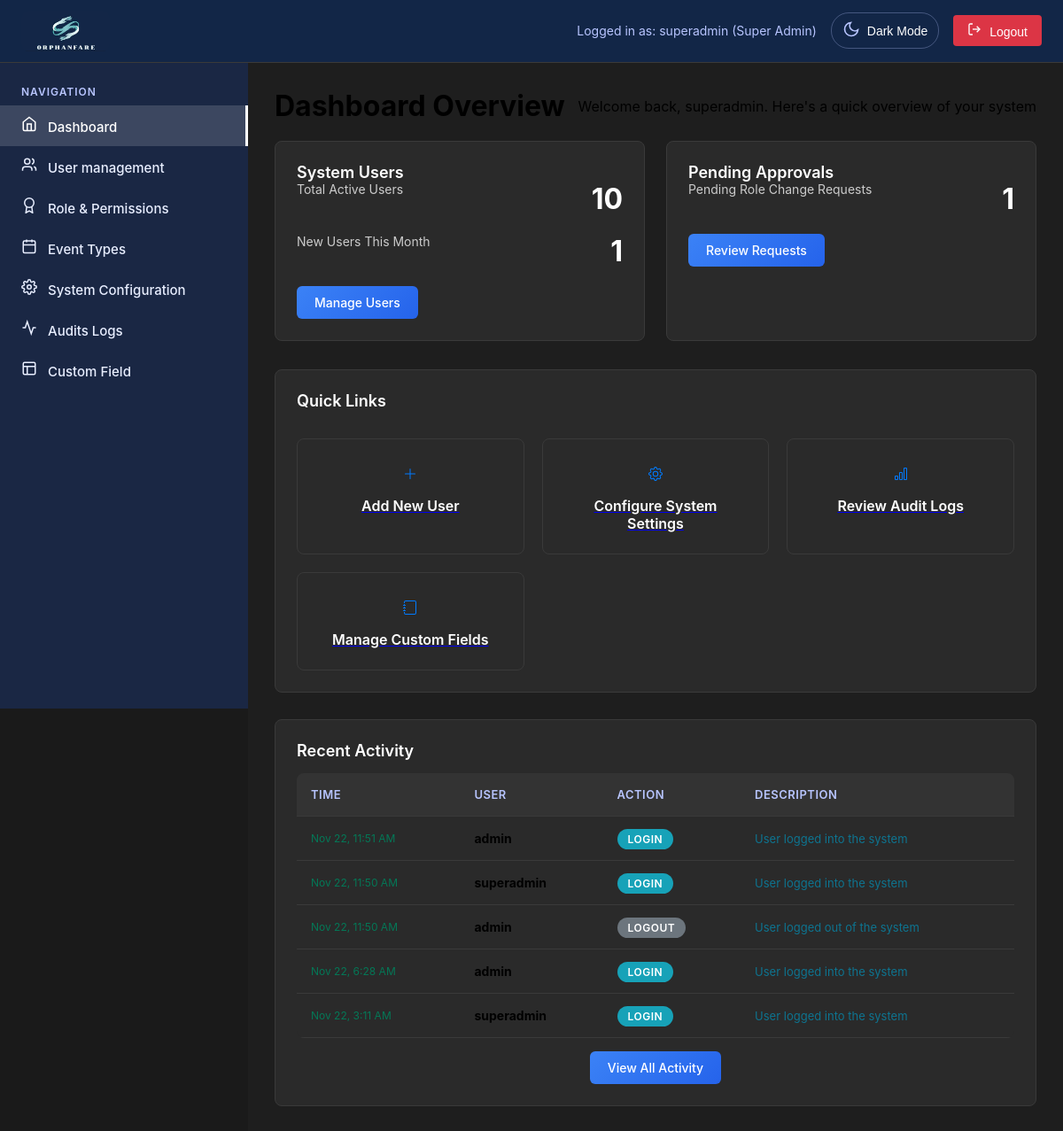
The page /superadmin/superadmin.php (signed in) on the database as committed earlier.
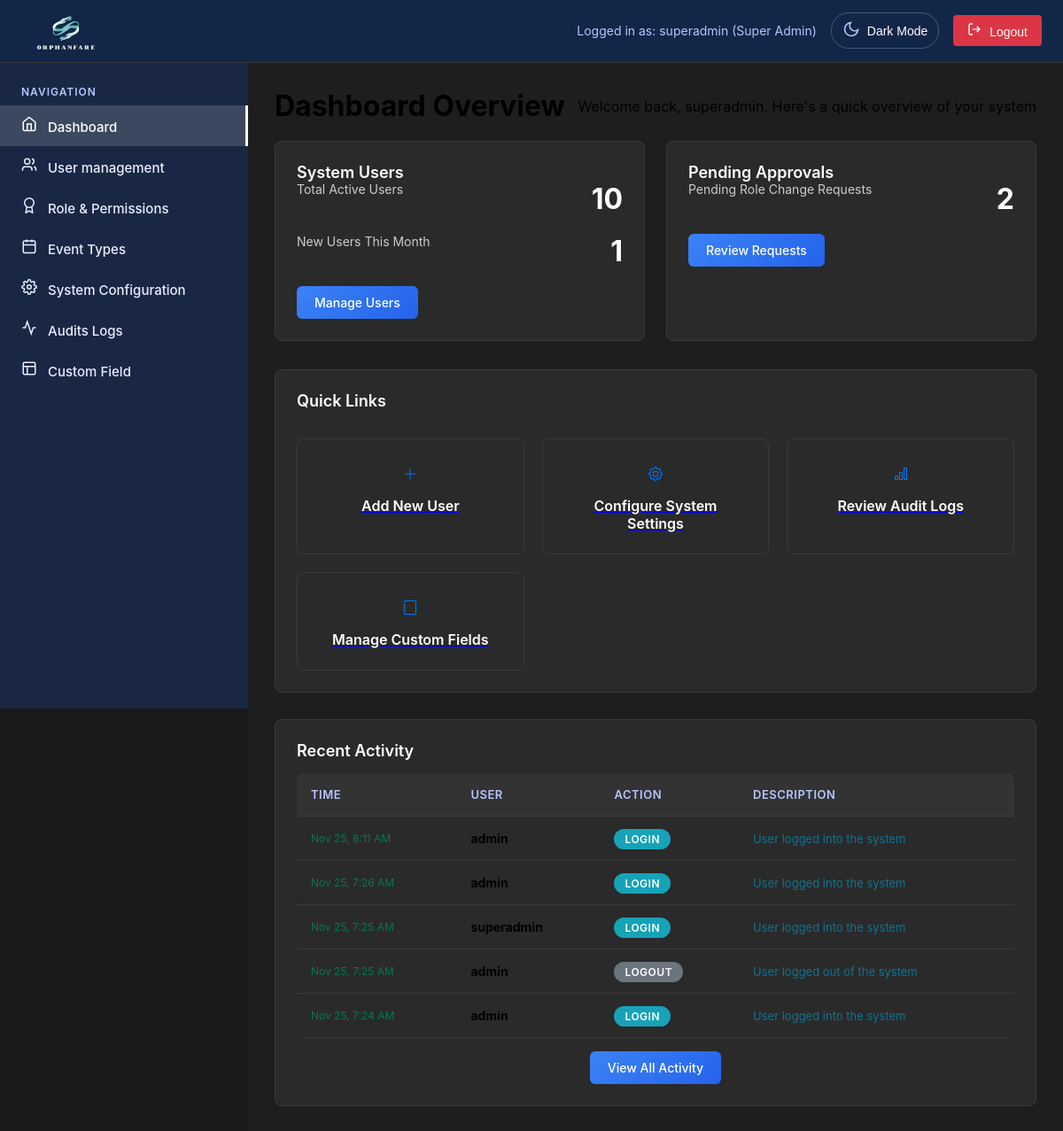
The same page on the database as committed later.
### tables this page shows
CREATE TABLE `audit_logs` (
  `id` int(11) NOT NULL,
  `user_id` int(11) NOT NULL,
  `action` varchar(255) NOT NULL,
  `description` text DEFAULT NULL,
  `ip_address` varchar(45) DEFAULT NULL,
  `user_agent` text DEFAULT NULL,
  `created_at` timestamp NOT NULL DEFAULT current_timestamp()
);

CREATE TABLE `users` (
  `id` int(11) NOT NULL,
  `username` varchar(50) NOT NULL,
  `email` varchar(100) NOT NULL,
  `password` varchar(255) NOT NULL,
  `role` enum('super_admin','admin','user','Social Worker','Social Welfare Assistant') DEFAULT 'user',
  `status` enum('active','inactive','pending') DEFAULT 'pending',
  `created_at` timestamp NOT NULL DEFAULT current_timestamp(),
  `updated_at` timestamp NOT NULL DEFAULT current_timestamp() ON UPDATE current_timestamp(),
  `two_factor_secret` varchar(32) DEFAULT NULL,
  `two_factor_enabled` tinyint(1) DEFAULT 0,
  `two_factor_verified` tinyint(1) DEFAULT 0,
  `two_factor_backup_codes` text DEFAULT NULL,
  `last_login` timestamp NULL DEFAULT NULL,
  `last_password_change` timestamp NOT NULL DEFAULT current_timestamp(),
  `failed_attempts` int(11) DEFAULT 0,
  `account_locked` tinyint(1) DEFAULT 0,
  `is_active` tinyint(1) DEFAULT 1
);

### superadmin/superadmin.php (the view, shortened to what this page needs)
<?php
require_once 'includes/superheader.php';
$totalActiveUsers = getTotalActiveUsers($conn);
$newUsersThisMonth = getNewUsersThisMonth($conn);
$pendingRoleRequests = getPendingRoleRequests($conn);
?>
<div class="page-active">
    <div class="page-header">
        <h1>Dashboard Overview</h1>
        <p>Welcome back, <?php echo htmlspecialchars($_SESSION['username'] ?? 'Super Admin'); ?>. Here's a quick overview of your system</p>
    </div>
    <div class="dashboard-grid">
        <div class="dashboard-card">
            <div class="card-title">System Users</div>
            <div class="card-stat">
                <span class="stat-label">Total Active Users</span>
                <span class="stat-value"><?php echo $totalActiveUsers; ?></span>
            </div>
            <div class="card-stat">
                <span class="stat-label">New Users This Month</span>
                <span class="stat-value"><?php echo $newUsersThisMonth; ?></span>
            </div>
            <a href="user-management.php" class="btn btn-primary">Manage Users</a>
        </div>
        <div class="dashboard-card">
            <div class="card-title">Pending Approvals</div>
            <div class="card-stat">
                <span class="stat-label">Pending Role Change Requests</span>
                <span class="stat-value"><?php echo $pendingRoleRequests; ?></span>
            </div>
            <a href="role-permissions.php" class="btn btn-success">Review Requests</a>
        </div>
    </div>
    <div class="dashboard-card">
        <div class="card-title">Quick Links</div>
        <div class="quick-links">
            <a href="user-management.php?action=add" class="quick-link-card">
                <div class="quick-link-icon"><svg xmlns="http://www.w3.org/2000/svg" width="16" height="16" fill="currentColor" class="bi bi-plus-lg" viewBox="0 0 16 16">
                <path fill-rule="evenodd" d="M8 2a.5.5 0 0 1 .5.5v5h5a.5.5 0 0 1 0 1h-5v5a.5.5 0 0 1-1 0v-5h-5a.5.5 0 0 1 0-1h5v-5A.5.5 0 0 1 8 2"/>
                </svg></div>
                <div class="quick-link-title">Add New User</div>
            </a>
            <a href="system-configuration.php" class="quick-link-card">
                <div class="quick-link-icon"></div>
                <div class="quick-link-title">Configure System Settings</div>
            </a>
            <a href="audits-logs.php" class="quick-link-card">
                <div class="quick-link-icon"></div>
                <div class="quick-link-title">Review Audit Logs</div>
            </a>
            <a href="custom-field.php" class="quick-link-card">
                <div class="quick-link-icon"></div>
                <div class="quick-link-title">Manage Custom Fields</div>
            </a>
        </div>
    </div>
    <div class="dashboard-card" style="margin-top: 30px;">
        <div class="card-title">Recent Activity</div>
        <?php
        $sql = "SELECT a.*, u.username
                FROM audit_logs a
                LEFT JOIN users u ON a.user_id = u.id
                ORDER BY a.created_at DESC
                LIMIT 5";
        $result = $conn->query($sql);
        if ($result && $result->num_rows > 0): ?>
            <table style="width: 100%; margin-top: 15px;">
                <thead>
                    <tr>
                        <th>Time</th>
                        <th>User</th>
                        <th>Action</th>
                        <th>Description</th>
                    </tr>
                </thead>
                <tbody>
                    <?php while ($row = $result->fetch_assoc()): ?>
                        <tr>
                            <td style="font-size: 12px; color: #047857">
                                <?php echo date('M j, g:i A', strtotime($row['created_at'])); ?>
                            </td>
                            <td>
                                <strong class="username-dashboard"><?php echo htmlspecialchars($row['username'] ?? 'System'); ?></strong>
                            </td>
                            <td>
                                <span class="status-badge <?php
                                    echo getActionBadgeClass($row['action']);
                                ?>">
                                    <?php echo htmlspecialchars($row['action']); ?>
                                </span>
                            </td>
                            <td style="font-size: 13px; color: #0E7490;">
                                <?php echo htmlspecialchars($row['description'] ?? 'No description'); ?>
                            </td>
                        </tr>
                    <?php endwhile; ?>
                </tbody>
            </table>
        <?php else: ?>
            <p style="color: #666; text-align: center; padding: 20px;">No recent activity found.</p>
        <?php endif; ?>
        <div style="text-align: center; margin-top: 15px;">
            <a href="audits-logs.php" class="btn btn-secondary">View All Activity</a>
        </div>
    </div>
</div>
<?php require_once 'includes/superfooter.php'; ?>

Rows that differ between the two databases and show on the page:
no longer on this page (row unchanged): audit_logs: created_at "Nov 22, 11:51 AM", user.username "admin", action "LOGIN", description "User logged into the system"
no longer on this page (row unchanged): audit_logs: created_at "Nov 22, 11:50 AM", user.username "superadmin", action "LOGIN", description "User logged into the system"
no longer on this page (row unchanged): audit_logs: created_at "Nov 22, 11:50 AM", user.username "admin", action "LOGOUT", description "User logged out of the system"
no longer on this page (row unchanged): audit_logs: created_at "Nov 22, 6:28 AM", user.username "admin", action "LOGIN", description "User logged into the system"
no longer on this page (row unchanged): audit_logs: created_at "Nov 22, 3:11 AM", user.username "superadmin", action "LOGIN", description "User logged into the system"
added audit_logs: created_at "Nov 25, 8:11 AM", user.username "admin", action "LOGIN", description "User logged into the system"
added audit_logs: created_at "Nov 25, 7:26 AM", user.username "admin", action "LOGIN", description "User logged into the system"
added audit_logs: created_at "Nov 25, 7:25 AM", user.username "superadmin", action "LOGIN", description "User logged into the system"
added audit_logs: created_at "Nov 25, 7:25 AM", user.username "admin", action "LOGOUT", description "User logged out of the system"
added audit_logs: created_at "Nov 25, 7:24 AM", user.username "admin", action "LOGIN", description "User logged into the system"
Other text that changed with them:
$pendingRoleRequests: "1" → "2"
